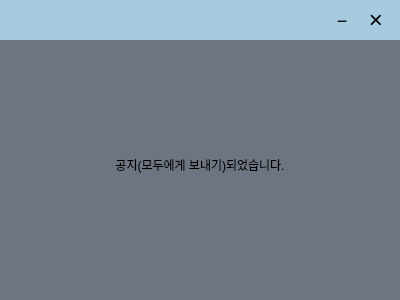
<?xml version="1.0" encoding="UTF-8"?>
<ui version="4.0">
 <class>NoticeCompleteDialog</class>
 <widget class="QDialog" name="NoticeCompleteDialog">
  <property name="geometry">
   <rect>
    <x>0</x>
    <y>0</y>
    <width>400</width>
    <height>300</height>
   </rect>
  </property>
  <property name="minimumSize">
   <size>
    <width>400</width>
    <height>300</height>
   </size>
  </property>
  <property name="maximumSize">
   <size>
    <width>400</width>
    <height>300</height>
   </size>
  </property>
  <property name="windowTitle">
   <string>Jewel</string>
  </property>
  <property name="styleSheet">
   <string notr="true">QDialog { background: #6d7582; } QFrame#titleBar { background: #a8cadf; }</string>
  </property>
  <widget class="QFrame" name="titleBar">
   <property name="geometry">
    <rect>
     <x>0</x>
     <y>0</y>
     <width>400</width>
     <height>40</height>
    </rect>
   </property>
   <property name="frameShape">
    <enum>QFrame::Shape::NoFrame</enum>
   </property>
   <widget class="QPushButton" name="minimizeButton">
    <property name="geometry">
     <rect>
      <x>326</x>
      <y>0</y>
      <width>32</width>
      <height>40</height>
     </rect>
    </property>
    <property name="styleSheet">
     <string notr="true">border: none; font: 18px Arial;</string>
    </property>
    <property name="text">
     <string>−</string>
    </property>
   </widget>
   <widget class="QPushButton" name="closeButton">
    <property name="geometry">
     <rect>
      <x>360</x>
      <y>0</y>
      <width>32</width>
      <height>40</height>
     </rect>
    </property>
    <property name="styleSheet">
     <string notr="true">border: none; font: 24px Arial;</string>
    </property>
    <property name="text">
     <string>×</string>
    </property>
   </widget>
  </widget>
  <widget class="QLabel" name="completeLabel">
   <property name="geometry">
    <rect>
     <x>70</x>
     <y>137</y>
     <width>260</width>
     <height>55</height>
    </rect>
   </property>
   <property name="styleSheet">
    <string notr="true">font: 700 20px &quot;Malgun Gothic&quot;; color: #000;</string>
   </property>
   <property name="text">
    <string>공지(모두에게 보내기)되었습니다.</string>
   </property>
   <property name="alignment">
    <set>Qt::AlignmentFlag::AlignCenter</set>
   </property>
  </widget>
 </widget>
 <resources/>
 <connections/>
</ui>
